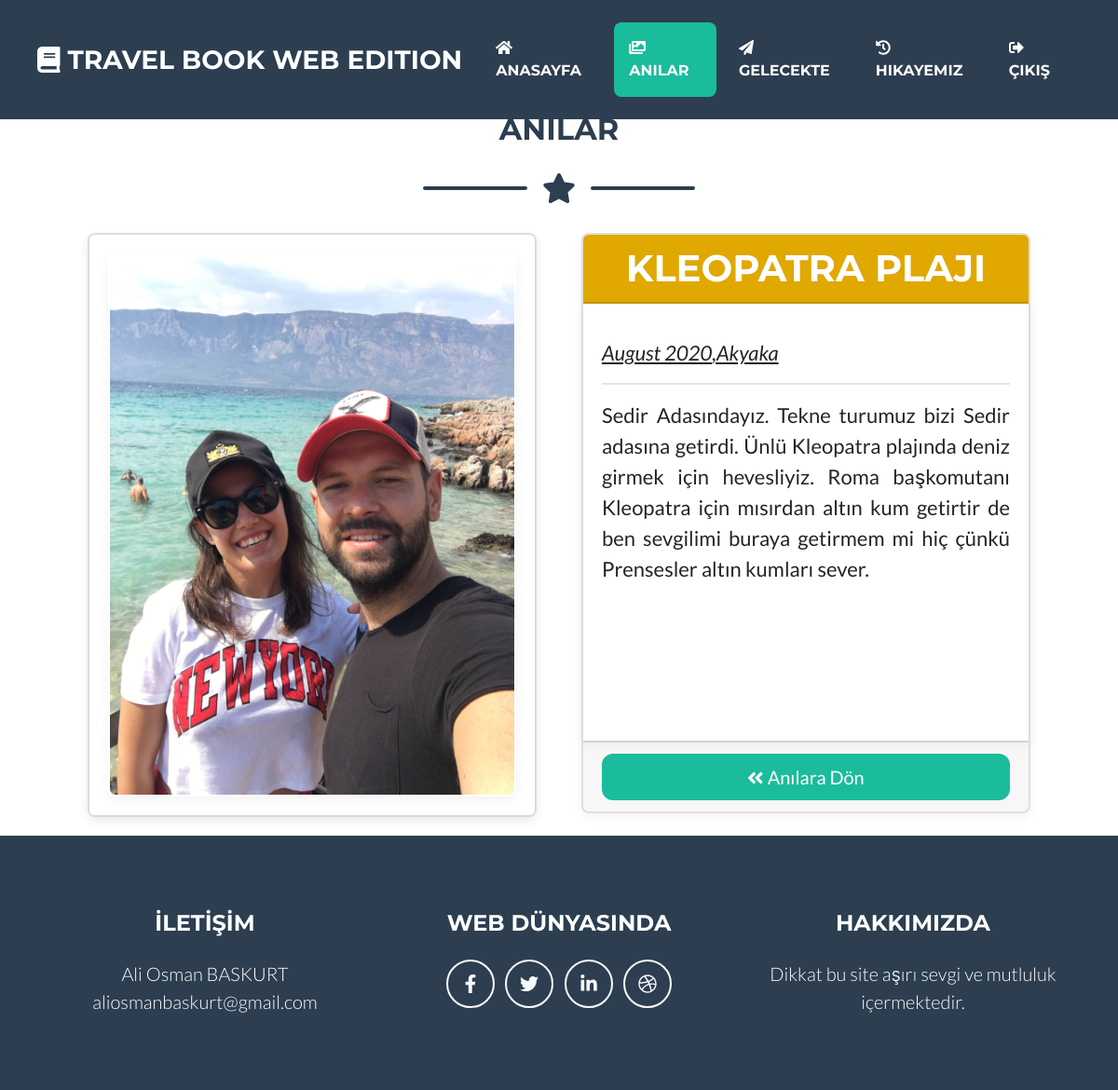
The page /memories/akyaka/20 on the database as committed earlier.
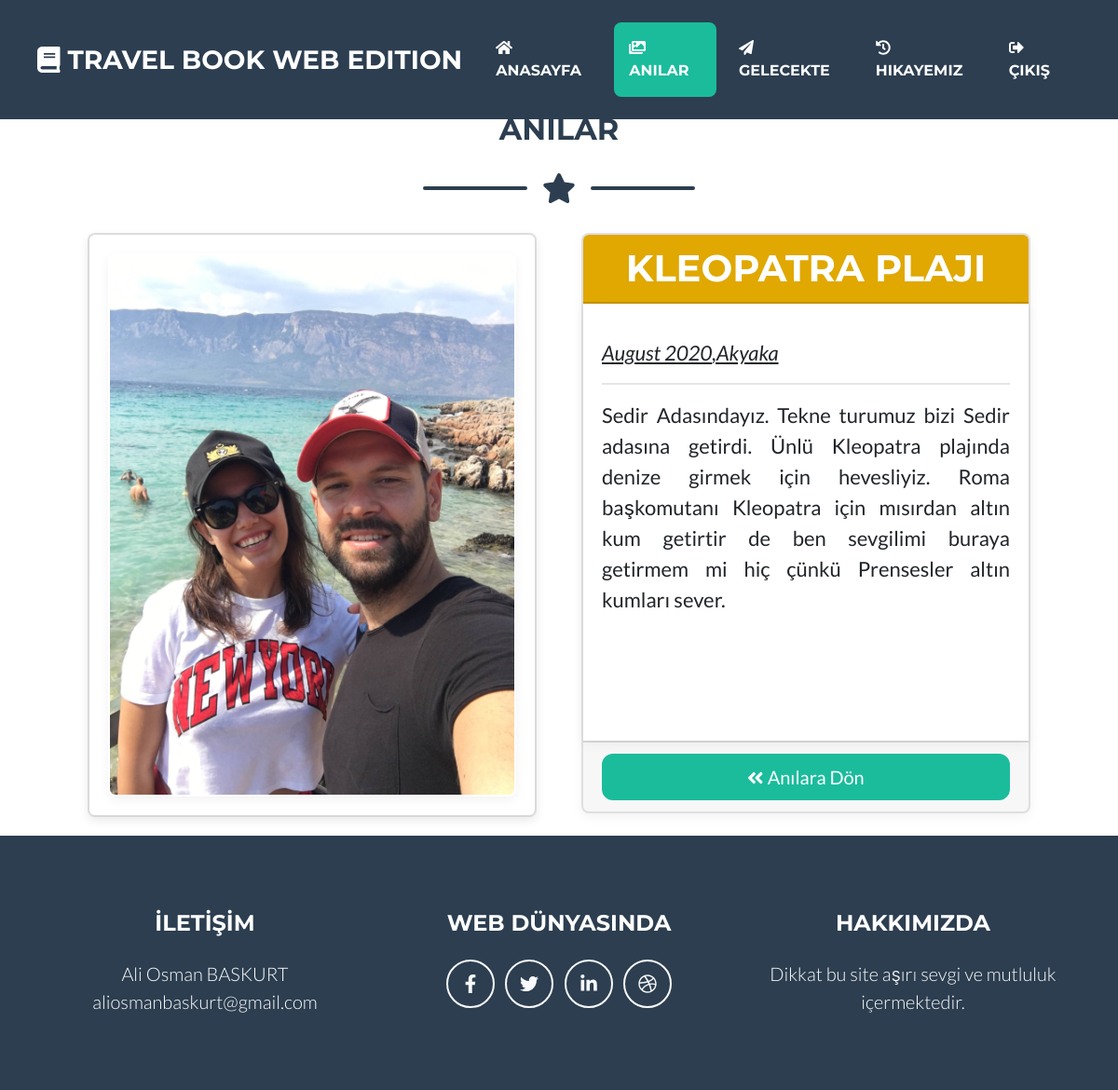
The same page on the database as committed later.
### memories/models.py (models this page shows, shortened)
class Memory(models.Model):
    name  = models.CharField(max_length=200, unique=True, verbose_name="Hikayenin Adı")
    category = models.ForeignKey(Category,null=True, on_delete=models.DO_NOTHING)
    tags= models.ManyToManyField (Tag, blank=True, null=True)
    description = models.TextField(blank=True, null=True, verbose_name="Hikaye İçeriği")
    image = models.ImageField(upload_to="memories/%Y/%m/%d/", default="memories/default.jpg")
    date = models.DateTimeField(auto_now=False, verbose_name="Hikaye Tarihi")
    available= models.BooleanField(default=True, verbose_name="Hikaye Aktif Mi?")
    def year_published(self):
        return self.date.strftime('%B %Y')

class Category(models.Model):
    name=models.CharField(max_length=50, null=True)
    slug =models.SlugField(max_length=50 ,unique=True, null=True)
    def __str__ (self):
        return self.name

### memories/views.py (the view)
# urls.py: path('<slug:category_slug>/<int:memo_id>', MemoriesDetailView.as_view(), name="memory_detail"),
class MemoriesDetailView(ListView):
    model = Memory
    template_name = 'detail.html'
    context_object_name='memo'
    def get_queryset (self,*args, **kwargs):
        return Memory.objects.get(category__slug=self.kwargs['category_slug'], id=self.kwargs['memo_id'])

### templates/detail.html (shortened to what this page needs)
{% extends 'partials/_base.html' %} {% load static %} {% block content %}
<br>
<br>
<br>
<br>
<br>
<h2 class="page-section-heading text-center text-uppercase text-secondary mb-0">Anılar</h2>
    <div class="divider-custom">
        <div class="divider-custom-line"></div>
            <div class="divider-custom-icon">
                <i class="fas fa-star"></i>
            </div>
        <div class="divider-custom-line"></div>
    </div>
<div class="container" style=" max-width:1060px; font-size: 22px;">
    <div class="card-deck mb-3 text-center">
            <div class="card mb-1 box-shadow">
            <div class="card-body box-shadow">
            <img class="img-fluid rounded border border-white box-shadow" src="{{ memo.image.url}}">
             </div>
    </div>
    <div class="card mb-2 box-shadow">
        <div class="card-header" style="background-color:#E0A800; color:#fff; ">
            <h1 class="my-0 card-title pricing-card-title text-uppercase">{{memo.name}}</h1>
            </div>
                <div class="card-body box-shadow text-justify">
                    <ul class="list-unstyled mt-3 mb-4">
                    <li class="font-italic">
                    <u>{{ memo.year_published }},{{ memo.category}}</u>
                    </li>
                    <hr>
                    <li>{{ memo.description }}</li>
                    </ul>
                </div>
                <div class="card-footer">
                <a class="btn btn-primary btn-lg btn-block" href="{% url 'memories' %}"><i class="fas fa-angle-double-left"></i>  Anılara Dön</a>
                </div>
        </div>
    </div>
</div>
{% endblock %}

Rows that differ between the two databases and show on the page:
changed Memory "KLEOPATRA PLAJI": description "…getirdi. Ünlü Kleopatra plajında deniz girmek için hevesliyiz. Roma…" → "…getirdi. Ünlü Kleopatra plajında denize girmek için hevesliyiz. Roma…"
